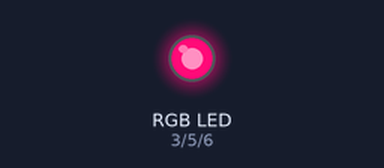
A sketch run on a simulated Arduino Uno, built with avr-gcc and run on an emulated ATmega328P. Shown: an RGB LED mixed from three pins (HIGH = lit).

Above: at 0.1 s.
Timing chart, 0 to 1.6 s (numbered marks = the images above):
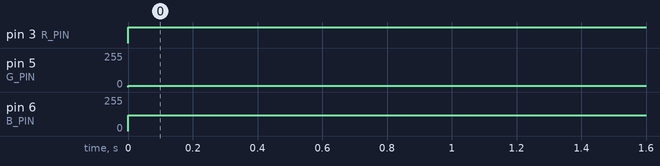

The sketch:

Strip-Led.ino
```cpp
#define R_PIN 3
#define G_PIN 5
#define B_PIN 6

void setup() {
  pinMode(R_PIN, OUTPUT);
  pinMode(G_PIN, OUTPUT);
  pinMode(B_PIN, OUTPUT);

  Serial.begin(9600);
}

void loop() {
  analogWrite(R_PIN, 255);
  analogWrite(G_PIN, 10);
  analogWrite(B_PIN, 120);
}
```

Measured:
- by itself, pin 3 (R_PIN): LOW → HIGH at 0.00 s
- by itself, pin 5 (G_PIN): 0/255 → 10/255 at 0.00 s
- by itself, pin 6 (B_PIN): 0/255 → 120/255 at 0.00 s
